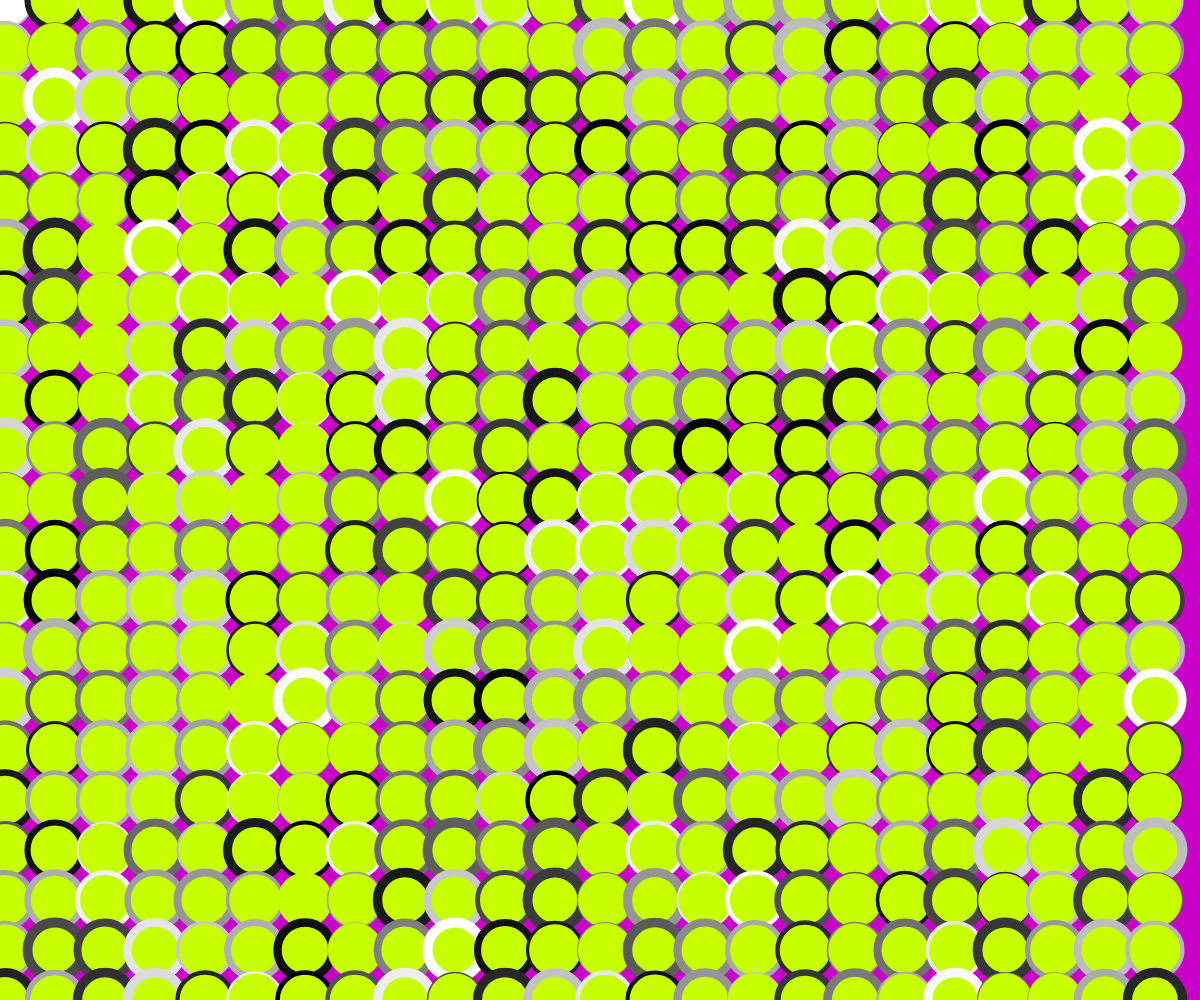
Frame 1 (no input)
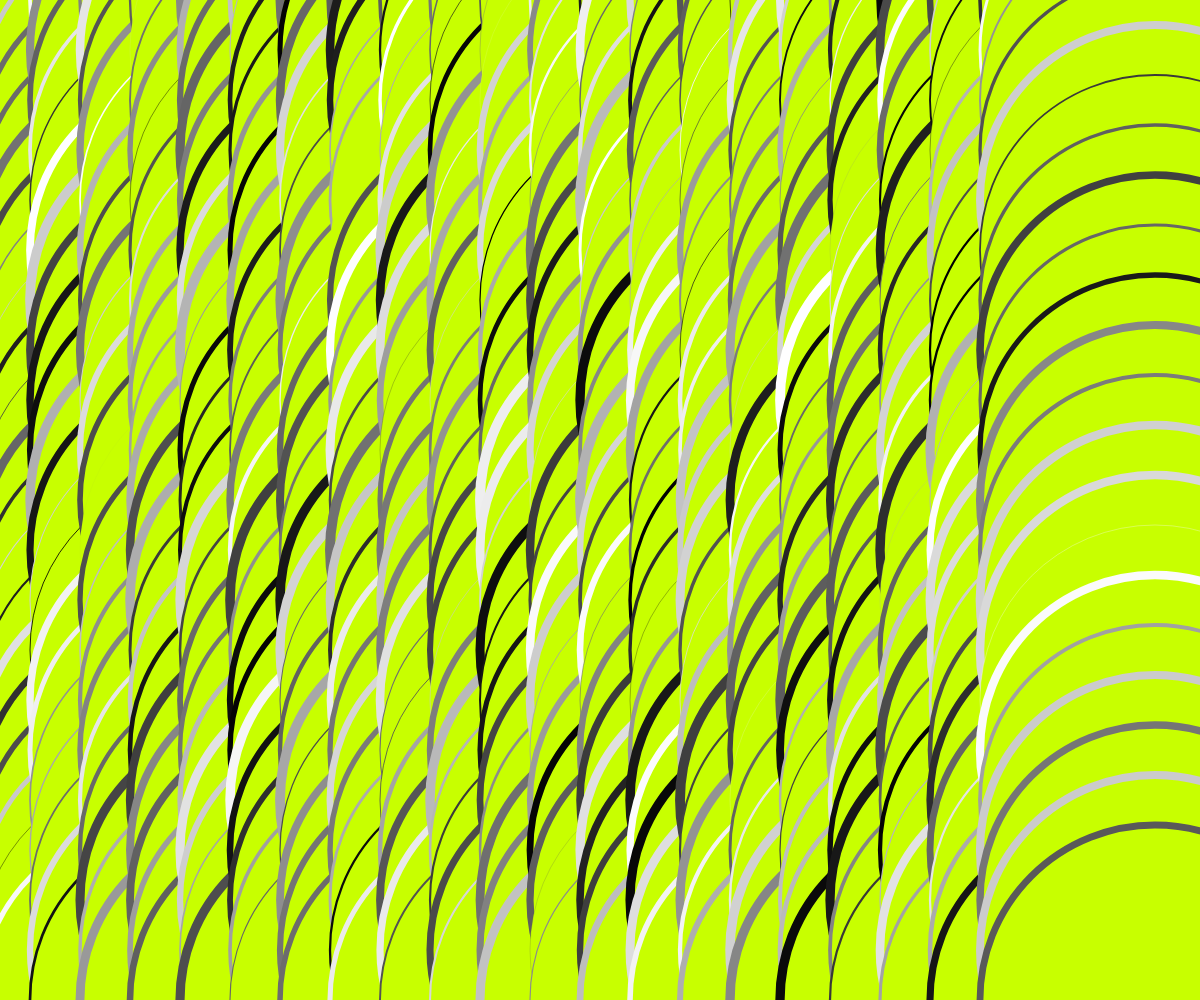
Frame 60 (no input)
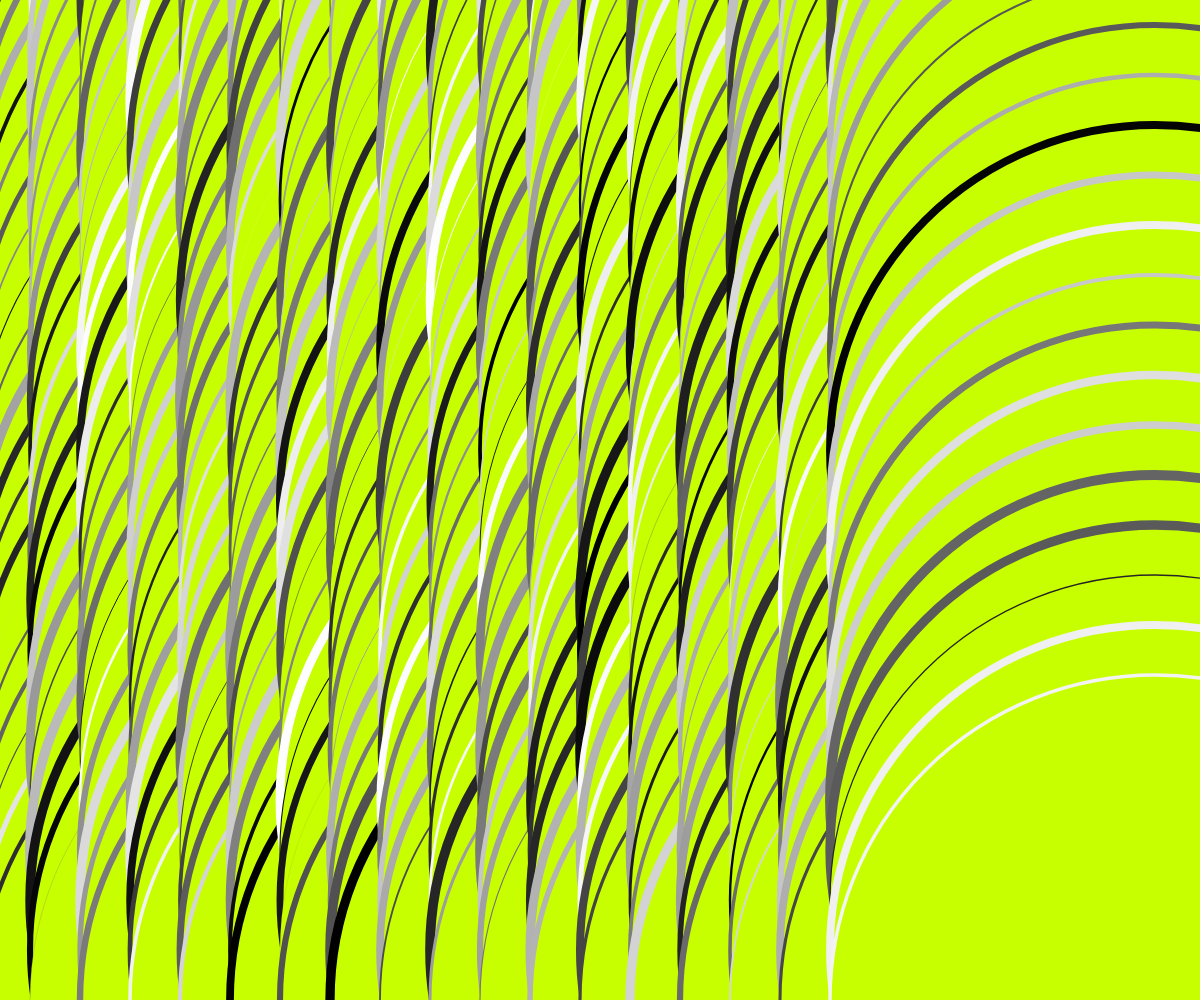
Frame 120 (the mouse pressed at the canvas centre since frame 60)

The p5.js sketch that drew these frames (run headless with seeded random() and noise() and a simulated clock; from frame 60 on, the mouse is pressed at the canvas centre):

// p5.js sketch
// ── sketch.js
function setup() {
  createCanvas(windowWidth, windowHeight);
  frameRate(70);
  background(255, 255, 0);
 
}
let steps = 50;
let size = 50;
let speed = 5;
let sizeMax = 100;

function draw() {
  background(200, 0, 200);
  size = size + speed;
  for(let x = 5; x <= width; x += steps) { 
      for(let y = 0; y <= height; y += steps) {

        stroke(random(0,255));

        strokeWeight(random(0,10));
      ellipse(x,y,size,size);

  fill(200, 400, 0);
   
   if (size > sizeMax|| size < 1) {
     speed = -1 * speed;
   }
   else if (size < 1){
     speed = -speed;
   }
    
  }
}
 

 
  }
